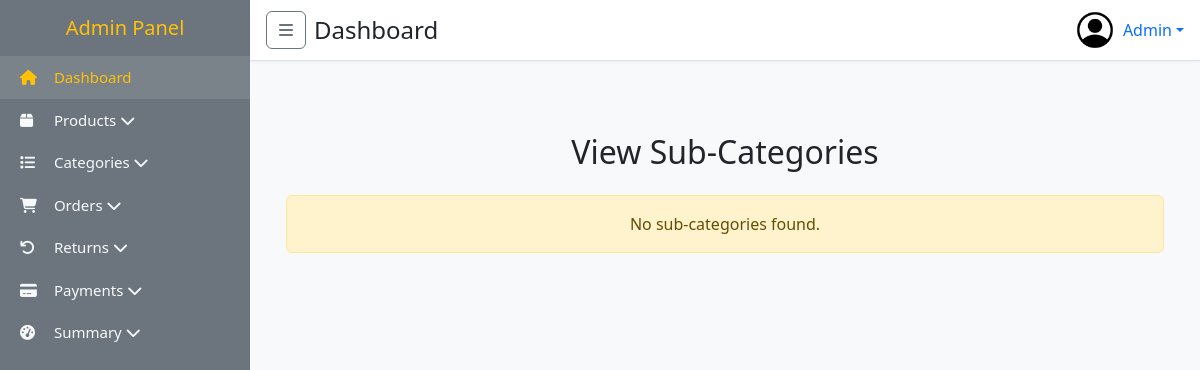
Before: /admin/view_subcategory.php with the older database file.
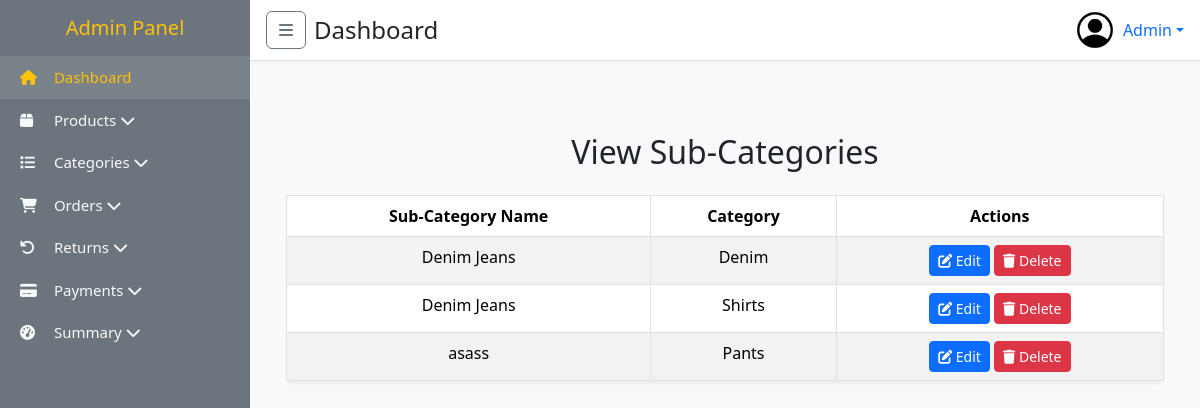
After: the same page with the newer database file.
### tables this page shows
CREATE TABLE `sub_category` (
  `id` int(11) NOT NULL,
  `name` varchar(255) DEFAULT NULL,
  `category_id` int(11) DEFAULT NULL,
  `created_at` datetime DEFAULT current_timestamp(),
  `updated_at` datetime DEFAULT current_timestamp()
);

CREATE TABLE `categories` (
  `id` int(11) NOT NULL,
  `name` varchar(255) DEFAULT NULL,
  `created_at` datetime DEFAULT current_timestamp(),
  `updated_at` datetime DEFAULT current_timestamp()
);

### admin/view_subcategory.php (the view, shortened to what this page needs)
<?php
require "inc/he.php";
require "inc/sidebar.php";
require "inc/nav.php";
require "../config/db.php";
$query = "
  SELECT sc.id, sc.name AS sub_name, c.name AS category_name
  FROM sub_category sc
  JOIN categories c ON sc.category_id = c.id
";
$result = mysqli_query($con, $query);
?>
<main class="p-4">
    <div class="container mt-5">
        <h2 class="mb-4 text-center">View Sub-Categories</h2>
        <?php if (mysqli_num_rows($result) > 0): ?>
            <div class="table-responsive">
                <table class="table table-striped table-hover table-bordered shadow-sm rounded">
                    <thead class="thead-dark">
                        <tr class="text-center">
                            <th>Sub-Category Name</th>
                            <th>Category</th>
                            <th>Actions</th>
                        </tr>
                    </thead>
                    <tbody>
                        <?php while ($row = mysqli_fetch_assoc($result)): ?>
                            <tr class="text-center">
                                <td><?php echo htmlspecialchars($row['sub_name']); ?></td>
                                <td><?php echo htmlspecialchars($row['category_name']); ?></td>
                                <td>
                                    <a href="edit_sub_category.php?id=<?php echo $row['id']; ?>" class="btn btn-primary btn-sm"
                                        data-bs-toggle="tooltip" data-bs-placement="top" title="Edit Sub-Category">
                                        <i class="fa fa-edit"></i> Edit
                                    </a>
                                    <a href="#" class="btn btn-danger btn-sm" data-bs-toggle="modal"
                                        data-bs-target="#deleteModal<?php echo $row['id']; ?>" title="Delete Sub-Category">
                                        <i class="fa fa-trash"></i> Delete
                                    </a>
                                </td>
                            </tr>
                        <?php endwhile; ?>
                    </tbody>
                </table>
            </div>
        <?php else: ?>
            <div class="alert alert-warning text-center">No sub-categories found.</div>
        <?php endif; ?>
    </div>
</main>
<link href="https://cdn.jsdelivr.net/npm/bootstrap-icons/font/bootstrap-icons.css" rel="stylesheet">
<?php require "inc/footer.php"; ?>

Changed rows visible on the page:
added sub_category: name "Denim Jeans", category.name "Denim"
added sub_category: name "Denim Jeans", category.name "Shirts"
added sub_category: name "asass", category.name "Pants"
Other visible differences:
text no longer shown: "No sub-categories found."
text now shown: "Sub-Category Name Category Actions"
